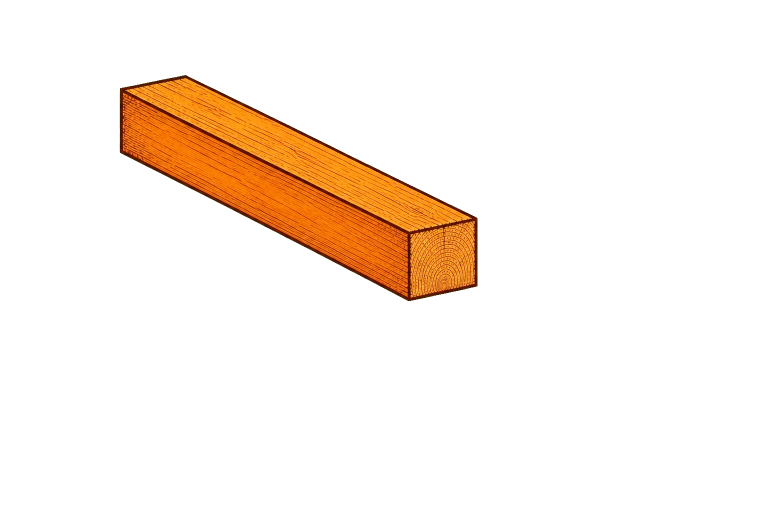
#> input picture artwork-sources/beams/beam-unit-texture-source-v1.png, 1536 x 1024 px (shown at 1/2 size)
$ python -i artwork_v11.py   (imports and definitions only)
#> lines starting #> are read from the running program, lines starting #| are printed output that depends on the picture
#!/usr/bin/env python3
"""Shared deterministic renderer for DIPISTAV artwork-system v11.

The renderer owns geometry, opacity, clean contours, auto-fit, and layer order.
Wood faces reuse the repository's approved 12 August 19:45:37 beam Unit Tile as
the canonical texture source.  Only the inset face texture is transferred;
geometry, alpha, seams, and corner pixels are rebuilt from exact polygons.
"""

from __future__ import annotations

import hashlib
import json
import math
import random
from dataclasses import dataclass, replace
from functools import lru_cache
from pathlib import Path
from typing import Iterable, Sequence

from PIL import Image, ImageChops, ImageDraw, ImageFilter


CANVAS = (1536, 1024)
SUPER_SAMPLE = 4
SAFE_INSET = 0.07
CONTOUR_RESERVE = 8.0
MAX_AUTO_FIT = 2.0
SEED = 20260813

OUTER = "#501801"
EDGE = "#501801"
SEAM = "#501801"
GRAIN = "#804015"
SIDE_SHADOW = "#965622"
SIDE = "#C5813B"
TOP_BASE = "#F0A242"
TOP = "#F4A847"
END = "#EEA847"

OUTER_PX = 4.0
EDGE_PX = 3.0
SEAM_PX = 4.0
RING_PX = 1.5
GRAIN_PX = 1.25
CORNER_CLEAN_RADIUS_PX = 2.5
PLANK_TOP_MEDIAN_SIZE_4X = 5
PLANK_TOP_SMOOTH_RADIUS_4X = 2.0
PLANK_TOP_SHARP_RADIUS_4X = 1.8
PLANK_TOP_SHARP_PERCENT = 210
PLANK_TOP_SHARP_THRESHOLD = 3

PLANK_COLUMN = (280.0, -58.0)
PLANK_ROW = (0.0, 119.0)
PLANK_DEPTH = (-372.0, -183.0)

BOARD_COLUMN = (225.0, -47.0)
BOARD_ROW = (0.0, 48.0)
BOARD_DEPTH = (-380.0, -187.0)

LATH_COLUMN = (90.0, -19.0)
LATH_ROW = (0.0, 67.0)
LATH_DEPTH = (-430.0, -211.0)

BEAM_COLUMN = (135.0, -28.0)
BEAM_ROW = (0.0, 130.0)
BEAM_DEPTH = (-560.0, -275.0)

REPOSITORY_ROOT = Path(__file__).resolve().parents[1]
CANONICAL_UNIT_TILE = (
    REPOSITORY_ROOT / "artwork-sources" / "beams" / "beam-unit-tile-master-v1-4x.png"
)
CANONICAL_REFERENCE = REPOSITORY_ROOT / "Obrázek Codex 12. 8. 2026 19_45_37.png"


Vec = tuple[float, float]


@dataclass(frozen=True)
class FamilyGeometry:
    family: str
    column: Vec
    row: Vec
    depth: Vec
    top_texture_lanes: int
    side_grain_lines: int
    end_rings: int
    member_widths_cm: tuple[float, ...] = ()


@dataclass(frozen=True)
class Unit:
    column: float
    row: int
    key: str
    width_scale: float = 1.0
    width_cm: float | None = None

    @property
    def anchor_indices(self) -> tuple[float, int]:
        return self.column, self.row


@dataclass(frozen=True)
class Layout:
    count: int
    name: str
    columns: int
    rows: int
    units: tuple[Unit, ...]
    band: tuple[int, int | None]
    suffix: str


FAMILIES = {
    "beam": FamilyGeometry("beam", BEAM_COLUMN, BEAM_ROW, BEAM_DEPTH, 1, 4, 5),
    # A plank top is one continuous face. Repeating the canonical sample in
    # multiple lanes copied an internal crop edge that looked like a seam.
    "plank": FamilyGeometry("plank", PLANK_COLUMN, PLANK_ROW, PLANK_DEPTH, 1, 4, 5),
    "board": FamilyGeometry("board", BOARD_COLUMN, BOARD_ROW, BOARD_DEPTH, 5, 3, 4),
    "board-unsorted-narrow": FamilyGeometry(
        "board-unsorted-narrow",
        BOARD_COLUMN,
        BOARD_ROW,
        BOARD_DEPTH,
        5,
        3,
        4,
        (8.0, 14.0, 10.0, 12.0),
    ),
    "board-unsorted-wide": FamilyGeometry(
        "board-unsorted-wide",
        BOARD_COLUMN,
        BOARD_ROW,
        BOARD_DEPTH,
        5,
        3,
        4,
        (16.0, 20.0, 18.0),
    ),
    "lath": FamilyGeometry("lath", LATH_COLUMN, LATH_ROW, LATH_DEPTH, 1, 3, 4),
}


def add(left: Vec, right: Vec) -> Vec:
    return left[0] + right[0], left[1] + right[1]


def mul(vector: Vec, factor: float) -> Vec:
    return vector[0] * factor, vector[1] * factor


# [5 lines left out: function lerp, not called in this run]


def stable_rng(*parts: object) -> random.Random:
    payload = ":".join([str(SEED), *(str(part) for part in parts)]).encode("utf-8")
    return random.Random(int.from_bytes(hashlib.sha256(payload).digest()[:8], "big"))


# [69 lines left out: functions rectangular_layout, quantity_layouts, apply_mixed_widths, not called in this run]


def unit_anchor(unit: Unit, geometry: FamilyGeometry) -> Vec:
    return add(mul(geometry.column, unit.column), mul(geometry.row, unit.row))


def unit_geometry(unit: Unit, geometry: FamilyGeometry) -> FamilyGeometry:
    return replace(geometry, column=mul(geometry.column, unit.width_scale))


# [42 lines left out: functions face_polygons, geometry_bounds, auto_fit_transform, transform_point, not called in this run]


def transform_points(points: Iterable[Vec], transform: tuple[float, float, float]) -> list[Vec]:
    return [transform_point(point, transform) for point in points]


def closed(points: Sequence[Vec]) -> list[Vec]:
    return [*points, points[0]]


# [522 lines left out: functions contract_polygon, inverse_affine, canonical_texture_faces, refined_plank_top_texture, erode_mask, render_reference_texture_face and 10 more, not called in this run]


def sha256(path: Path) -> str:
    return hashlib.sha256(path.read_bytes()).hexdigest()


def save_webp(image: Image.Image, path: Path) -> None:
    path.parent.mkdir(parents=True, exist_ok=True)
    image.save(path, format="WEBP", lossless=True, method=6, exact=True)


def write_json(path: Path, payload: object) -> None:
    path.parent.mkdir(parents=True, exist_ok=True)
    path.write_text(json.dumps(payload, indent=2, ensure_ascii=False) + "\n", encoding="utf-8")


# [33 lines left out: function compose_family, not called in this run]


def normalize_icon(source_path: Path, output_path: Path) -> dict[str, object]:
#> called with output_path = 'out.png'
    source = Image.open(source_path).convert("RGBA")
#> source is the input picture: PIL image 1536x1024 RGBA; mean R, G, B, A 20.9, 10.7, 1.6, 24.3
    alpha_bounds = source.getchannel("A").getbbox()
#> alpha_bounds = (239, 150, 956, 603)
    if alpha_bounds is None:
        raise ValueError(f"Homepage icon source is empty: {source_path}")
    crop = source.crop(alpha_bounds)
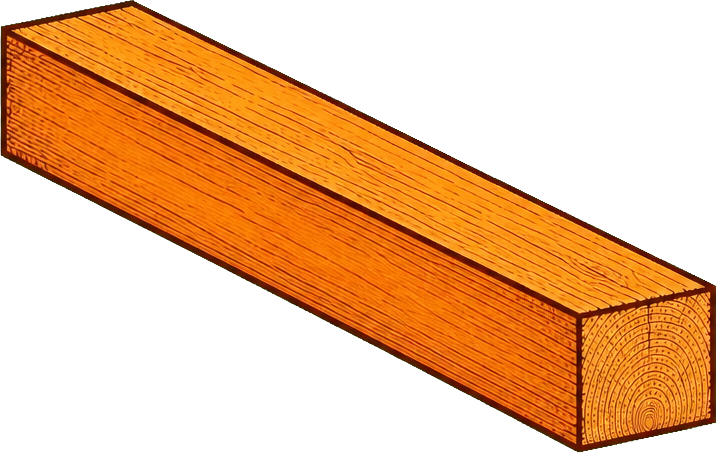
#> crop: PIL image 717x453 RGBA; mean R, G, B, A 101.3, 51.6, 7.9, 117.7; transparent parts drawn white
    usable_width = round(CANVAS[0] * (1 - 2 * SAFE_INSET) - 2 * CONTOUR_RESERVE)
    usable_height = round(CANVAS[1] * (1 - 2 * SAFE_INSET) - 2 * CONTOUR_RESERVE)
    scale = min(usable_width / crop.width, usable_height / crop.height)
#> scale = 1.82
    size = (max(1, round(crop.width * scale)), max(1, round(crop.height * scale)))
#> size = (1305, 824)
    crop = crop.resize(size, Image.Resampling.LANCZOS)
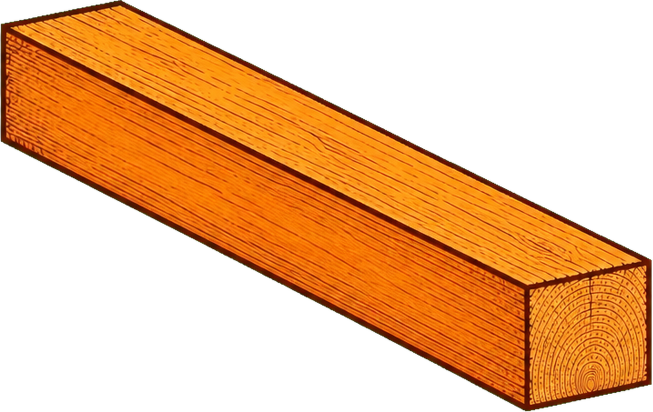
#> crop: PIL image 1305x824 RGBA (shown at 1/2 size); mean R, G, B, A 101.4, 51.8, 8, 117.7; transparent parts drawn white
    canvas = Image.new("RGBA", CANVAS, (0, 0, 0, 0))
#> canvas: PIL image 1536x1024 RGBA; every value is 0
    position = ((CANVAS[0] - size[0]) // 2, (CANVAS[1] - size[1]) // 2)
#> position = (115, 100)
    canvas.alpha_composite(crop, position)
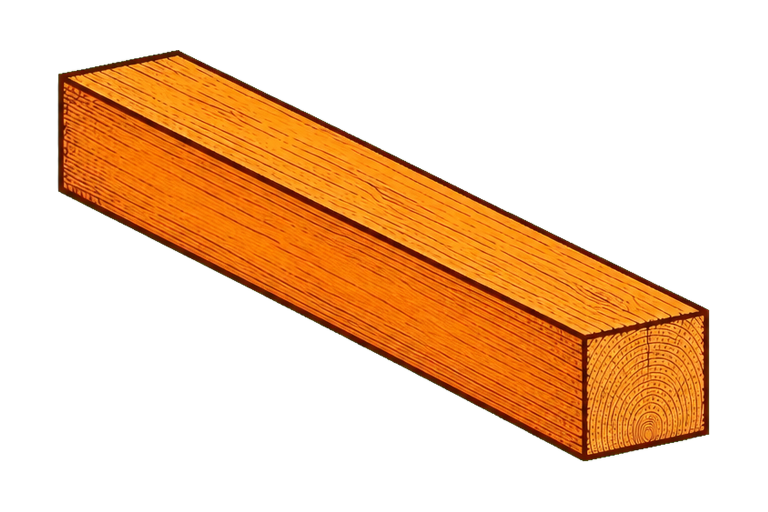
#> canvas: PIL image 1536x1024 RGBA (shown at 1/2 size); mean R, G, B, A 69.3, 35.4, 5.5, 80.5; transparent parts drawn white
    save_webp(canvas, output_path)
    metadata = alpha_metadata(canvas)
    metadata.update(
        {
            "styleVersion": "v11",
            "fitPolicy": "adaptive-bounds",
            "safeInset": SAFE_INSET,
            "approvalStatus": "awaiting-approval",
            "source": source_path.as_posix(),
            "sourceSha256": sha256(source_path),
            "visualReference": CANONICAL_REFERENCE.name,
            "styleContract": "canonical-19-45-37-warm-engraved-comic",
            "cornerCleanup": "no-corner-discoloration-no-dirty-corner-shading-no-ao",
            "outputSha256": sha256(output_path),
            "plannedRuntimePath": f"/images/illustrations/homepage-v11/{output_path.name}",
        }
    )
    write_json(output_path.with_suffix(".manifest.json"), metadata)
    return {"image": output_path, **metadata}


# [127 lines left out: functions contact_sheet, assert_family_contract, geometry_contract, not called in this run]

#> (the run stopped early here; a loop or call above may not have finished)

$ run again, on Obrázek Codex 12. 8. 2026 01_55_33.jpg
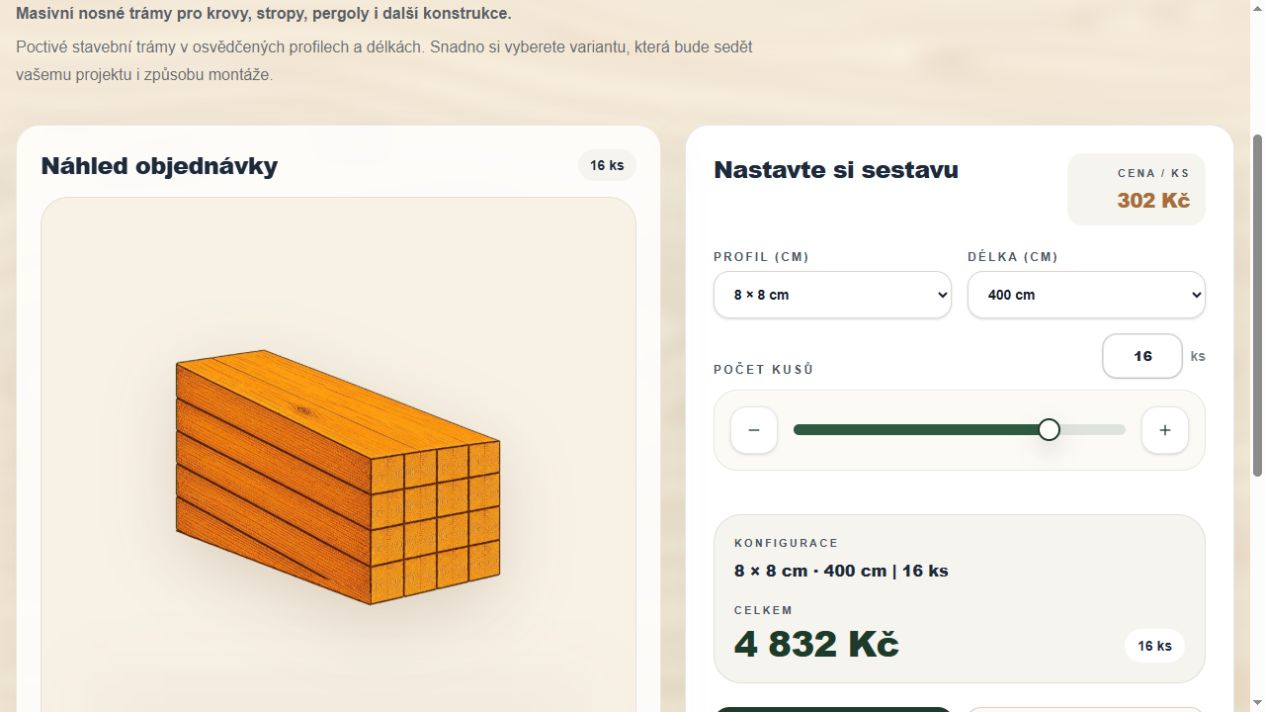
#> input picture Obrázek Codex 12. 8. 2026 01_55_33.jpg, 1265 x 712 px
#> alpha_bounds = (0, 0, 1265, 712)
#> in normalize_icon, `canvas.alpha_composite(crop, position)`:
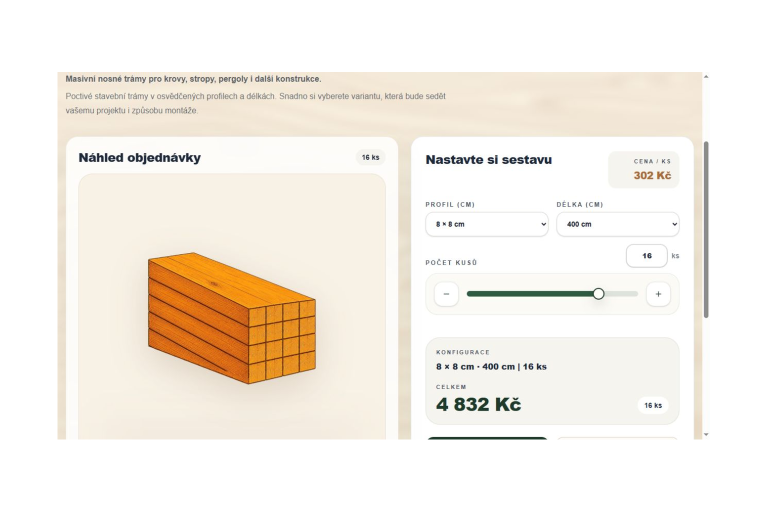
#> canvas: PIL image 1536x1024 RGBA (shown at 1/2 size); mean R, G, B, A 146.7, 140.3, 131.5, 155.5; transparent parts drawn white

$ run again, on Obrázek Codex 13. 8. 2026 14_44_38.png
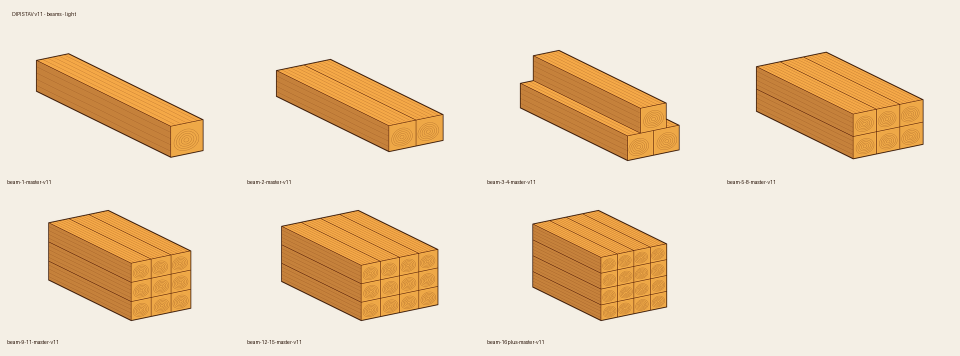
#> input picture Obrázek Codex 13. 8. 2026 14_44_38.png, 1920 x 712 px (shown at 1/2 size)
#> alpha_bounds = (0, 0, 1920, 712)
#> in normalize_icon, `crop = crop.resize(size, Image.Resampling.LANCZOS)`:
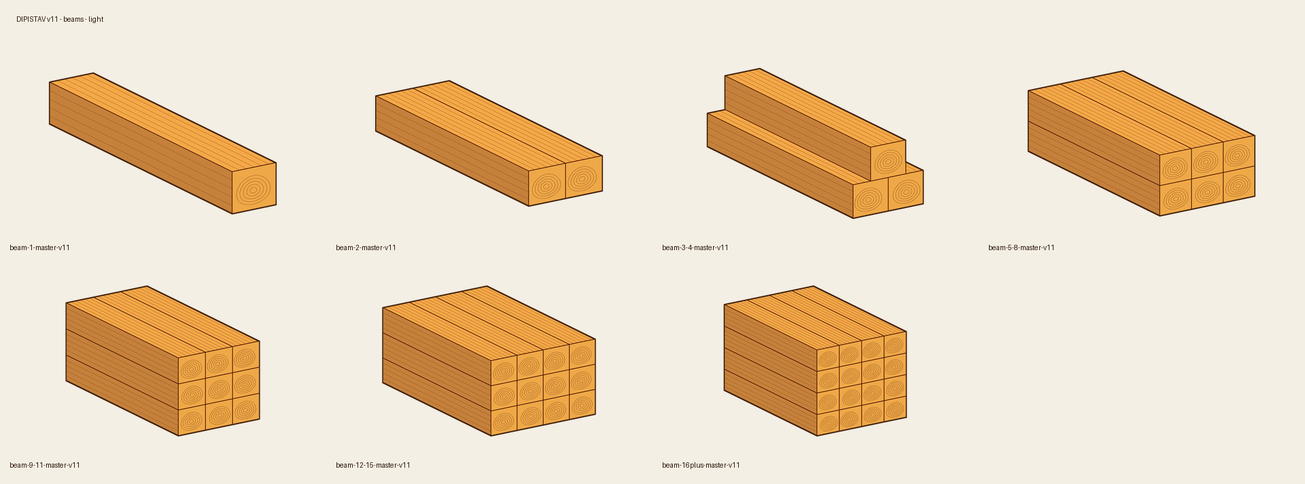
#> crop: PIL image 1305x484 RGBA; mean R, G, B, A 235.7, 216.4, 190.9, 255
#> in normalize_icon, `canvas.alpha_composite(crop, position)`:
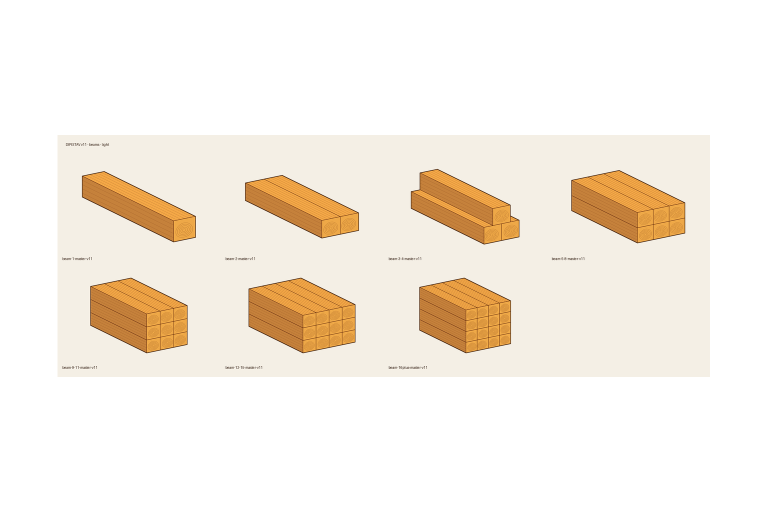
#> canvas: PIL image 1536x1024 RGBA (shown at 1/2 size); mean R, G, B, A 94.6, 86.9, 76.7, 102.4; transparent parts drawn white
